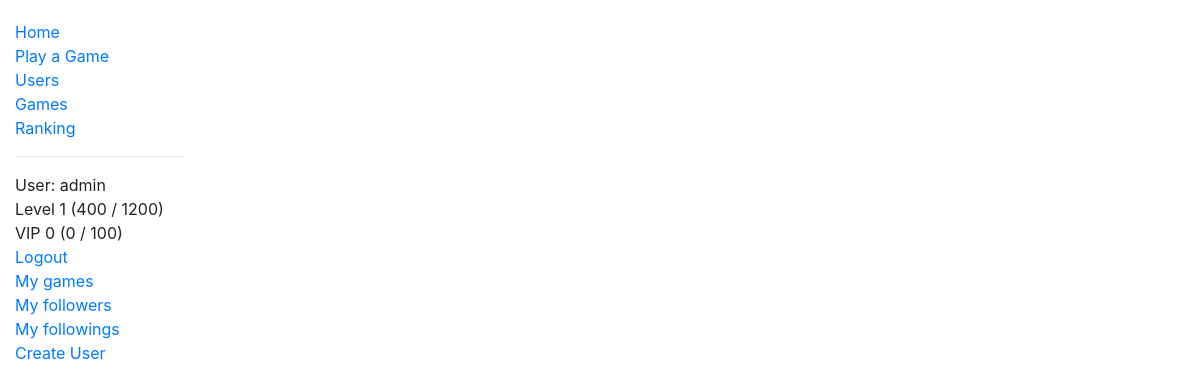
The app's page /two_zero_four_eight/play/ (signed in), older data.
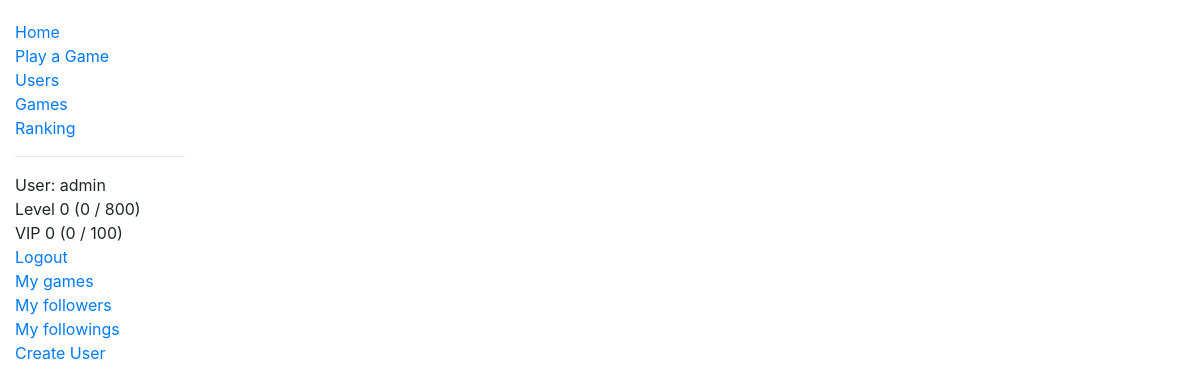
The same page, newer data.
### two_zero_four_eight/models.py (models this page shows, shortened)
class User(AbstractUser):
    game_played = models.IntegerField(verbose_name='Number of Games Played', default=0)
    best_game = models.OneToOneField('Game', on_delete=models.CASCADE, null=True, blank=True)
    highest_score = models.PositiveIntegerField(verbose_name='Highest Score', null=True, blank=True)
    experience = models.IntegerField(verbose_name='Experience', default=0)
    money_deposited = models.IntegerField(verbose_name='Money Deposited', default=0)
    num_follower = models.IntegerField(verbose_name='Followers', default=0)
    num_following = models.IntegerField(verbose_name='Followings', default=0)
    class Meta:
        ordering = ['date_joined']
    @property
    def level(self):
        return binary_search(number=self.experience, array=experience_table)
    @property
    def level_string(self):
        return 'Level ' + status_string(level=self.level, experience=self.experience, table=experience_table)
    @property
    def vip_level(self):
        return binary_search(number=self.money_deposited, array=vip_table)
    @property
    def vip_level_string(self):
        return 'VIP ' + status_string(level=self.vip_level, experience=self.money_deposited, table=vip_table)

### two_zero_four_eight/game_controller.py (the view)
# urls.py: path('play/', game_controller.play_game, name='play-game'),
@login_required
def play_game(request):
    return render(request, 'two_zero_four_eight/play_game_real.html')

### two_zero_four_eight/models.py (called while the page is built)
def binary_search(array, number):
    hi = len(array)
    lo = 0
    while hi > lo:
        mid = lo + int((hi - lo + 1) / 2)
        if array[mid] <= number:
            lo = mid
        else:
            hi = mid - 1
    return lo

def status_string(level, experience, table):
    return str(level) + ' (' + str(experience - table[level]) + ' / ' + str(table[level + 1] - table[level]) + ')'

### two_zero_four_eight/templates/two_zero_four_eight/play_game_real.html (shortened to what this page needs)
{% extends "base_generic.html" %}
{% block additional_css %}
<link rel="stylesheet" href="{% static 'css/game.css' %}">
{% endblock %}

### two_zero_four_eight/templates/base_generic.html (shortened to what this page needs)
<!DOCTYPE html>
<html lang="en">
<head>
  <link rel="stylesheet" href="https://stackpath.bootstrapcdn.com/bootstrap/4.1.3/css/bootstrap.min.css">
  {% load bootstrap_pagination %}
  <link rel="stylesheet" href="{% static 'css/styles.css' %}">
  {% block additional_css %} {% endblock %}
</head>
<body>
  <div class="container-fluid">
    <div class="row">
      <div class="col-sm-2">
      {% block sidebar %}
        <ul class="sidebar-nav">
          <li><a href="{% url 'index' %}">Home</a></li>
          <li><a href="{% url 'play-game' %}">Play a Game</a></li>
          <li><a href="{% url 'users' %}">Users</a></li>
          <li><a href="{% url 'games' %}">Games</a></li>
          <li><a href="{% url 'user-rank' %}">Ranking</a></li>
          <hr/>
          {% if user.is_authenticated %}
          <li>User: {{ user.get_username }}</li>
          <li>{{ user.level_string }}</li>
          <li>{{ user.vip_level_string }}</li>
          <li><a href="{% url 'logout'%}?next={{request.path}}">Logout</a></li>
          <li><a href="{% url 'user-game' user.id %}">My games</a></li>
          <li><a href="{% url 'user-follower' %}">My followers</a></li>
          <li><a href="{% url 'user-following' %}">My followings</a></li>
          {% if user.is_staff %} <li><a href="{% url 'new-user' %}">Create User</a></li> {% endif %}
          {% else %}
             <li><a href="{% url 'login'%}?next={{request.path}}">Login</a></li>
          {% endif %}
        </ul>
     {% endblock %}
      </div>
      <div class="col-sm-10 ">
      </div>
    </div>
  </div>
</body>
</html>

Row changes from the older to the newer data that the page shows:
changed User "admin": level_string "Level 1 (400 / 1200)" → "Level 0 (0 / 800)"
